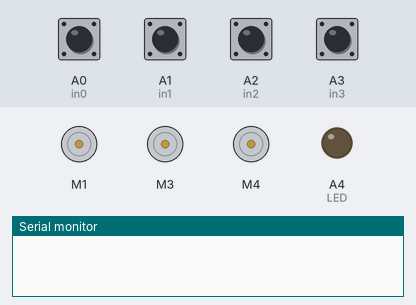
Recording of a sketch running on a simulated Arduino Uno, built with avr-gcc and run on an emulated ATmega328P. Parts: 3 × DC motor (green arrow = forward, orange = backward, longer = faster), output pins drawn as LEDs (lit = HIGH), the last lines printed to the serial monitor. The test bench sets the inputs (shaded band); at power-on: A0 (in0), A1 (in1), A2 (in2), A3 (in3) HIGH.

Above: at 1.2 s.
1.3 s: A0 (in0) pulled LOW for 1 s
At 1.7 s:
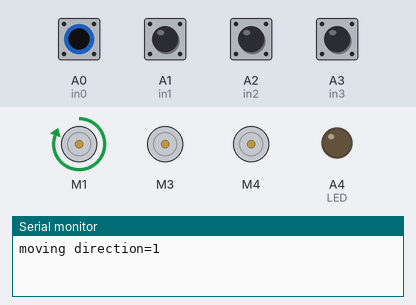
3.8 s: A2 (in2) pulled LOW for 0.15 s
At 4.2 s:
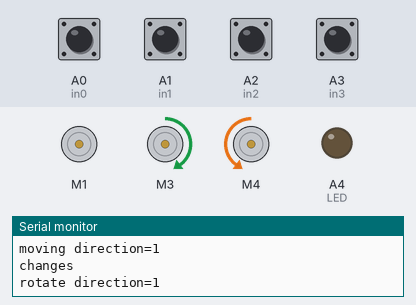
5.8 s: A1 (in1) pulled LOW for 0.15 s
At 6.9 s:
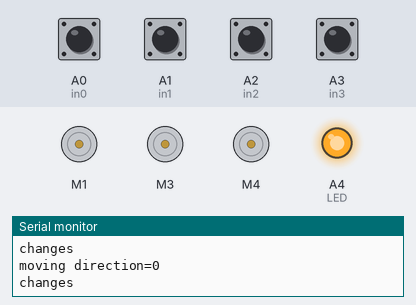
7.8 s: A3 (in3) pulled LOW for 0.15 s
At 8.2 s:
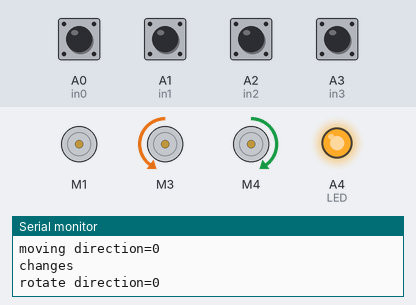
9.8 s: A0 (in0) pulled LOW for 0.15 s
At 10.2 s:
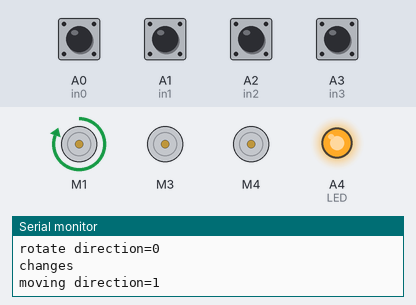
11.8 s: A1 (in1) pulled LOW for 1 s
At 12.2 s:
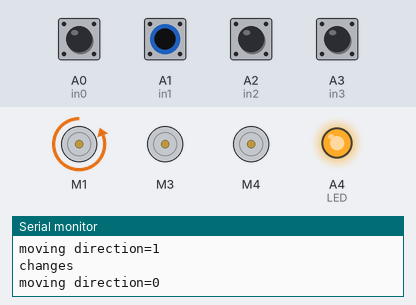
Timing chart, 0 to 19.3 s (numbered marks = the images above; inputs shaded):
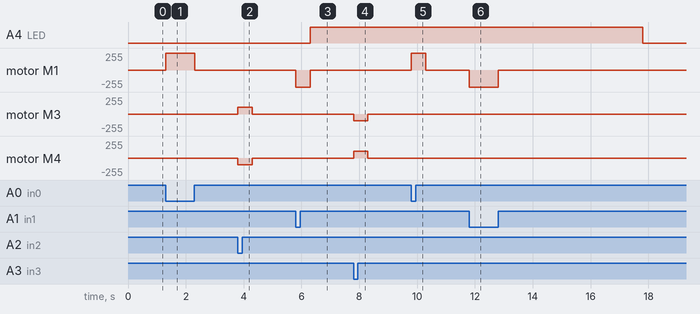

Measured:
- after the input at 1.3 s, motor M1: stopped → forward 255/255 at once, → stopped 1.0 s later
- after the input at 3.8 s, motor M3: stopped → forward 100/255 at once, → stopped 0.50 s later; motor M4: stopped → backward 100/255 at once, → stopped 0.50 s later
- after the input at 5.8 s, A4 (LED): LOW → HIGH after 0.50 s; motor M1: stopped → backward 255/255 at once, → stopped 0.50 s later
- after the input at 7.8 s, motor M3: stopped → backward 100/255 at once, → stopped 0.50 s later; motor M4: stopped → forward 100/255 at once, → stopped 0.50 s later
- after the input at 9.8 s, motor M1: stopped → forward 255/255 at once, → stopped 0.50 s later
- after the input at 11.8 s, A4 (LED): HIGH → LOW after 6.0 s instead of 3.5 s; motor M1: stopped → backward 255/255 at once, → stopped 1.0 s later

The sketch:

scheire_lin_motor.ino
```cpp
/*************************************************************
  Motor Shield 1-Channel DC Motor Demo
  by Randy Sarafan

  For more information see:
  https://www.instructables.com/id/Arduino-Motor-Shield-Tutorial/

*************************************************************/
#include <AFMotor.h>

AF_DCMotor motor_lin(1);
AF_DCMotor motor_claw_0(3);
AF_DCMotor motor_claw_1(4);

int cornerDelay;

#define in0 A0
#define in1 A1
#define in2 A2
#define in3 A3 // pin3 is used for pwm
#define LED A4

bool moving;
long laserTimeout = 5000;
long lastLaserTimer;


void setup() {
  pinMode(in0, INPUT_PULLUP);
  pinMode(in1, INPUT_PULLUP);
  pinMode(in2, INPUT_PULLUP);
  pinMode(in3, INPUT_PULLUP);
  pinMode(LED, OUTPUT);

  Serial.begin(115200);
  moving = false;
}

int all, previous = 1;

void loop() {
  int a, b, c, d = HIGH;
  a = digitalRead(in0);
  b = digitalRead(in1);
  c = digitalRead(in2);
  d = digitalRead(in3);

  if (a == LOW) {
    armExtend(true);
    laser_on();
  }
  if (b == LOW) {
    armExtend(false);
    laser_on();
  }

  if (c == LOW) {
    rotate(true);
    laser_on();

  }
  if (d == LOW) {
    rotate(false);
    laser_on();

  }
  //  previous = all;
  //
  all = a && b && c && d;

  if (all != previous) {
    Serial.println("changes");
    lastLaserTimer = millis();
    stopArm();
    stopRot();
    laser_on();
  }

  if (millis() - laserTimeout > lastLaserTimer) {
    laser_off();
  }

}

void test() {
  armExtend(true);
  delay(3000);
  stopArm();
  armExtend(false);
  delay(3000);
  stopArm();
  rotate(false);
  delay(3000);
  stopRot();
  rotate(true);
  delay(3000);
  stopRot();
}


void armExtend(bool direction) {
  Serial.print("moving direction=");
  Serial.println(direction);
  if (!moving ) {
    if (direction) {
      motor_lin.run(FORWARD);
    }
    else   {
      motor_lin.run(BACKWARD);
    }
    moving = true;
  }
  motor_lin.setSpeed(255);
  delay(500);
}

void laser_on() {
  digitalWrite(LED, HIGH);
}
void laser_off() {
  digitalWrite(LED, LOW);
}

void rotate(int direction) {
  Serial.print("rotate direction=");
  Serial.println(direction);
  if (!moving ) {
    if (direction) {
      motor_claw_0.run(FORWARD);
      motor_claw_1.run(BACKWARD);
    }
    else   {
      motor_claw_0.run(BACKWARD);
      motor_claw_1.run(FORWARD);
    }
    moving = true;

  }
  motor_claw_0.setSpeed(100);
  motor_claw_1.setSpeed(100);
  delay(500);
}
void stopArm() {
  //  Serial.println("brake on");
  moving = false;
  motor_lin.run(RELEASE);
}
void stopRot() {
  //  Serial.println("brake on");
  moving = false;
  motor_claw_0.run(RELEASE);
  motor_claw_1.run(RELEASE);

}
/*
  1. calculate distance needed to traverse
  2.


*/
int cornerToDelayCalc(int _degrees)
{
  int rpm = 130;
  long minute = 60000; //ms
  float degpms = 0.78;//360*rpm/minute; // degrees per milliseconds

  int _delay = int(_degrees / degpms);
  return _delay;
}
```
